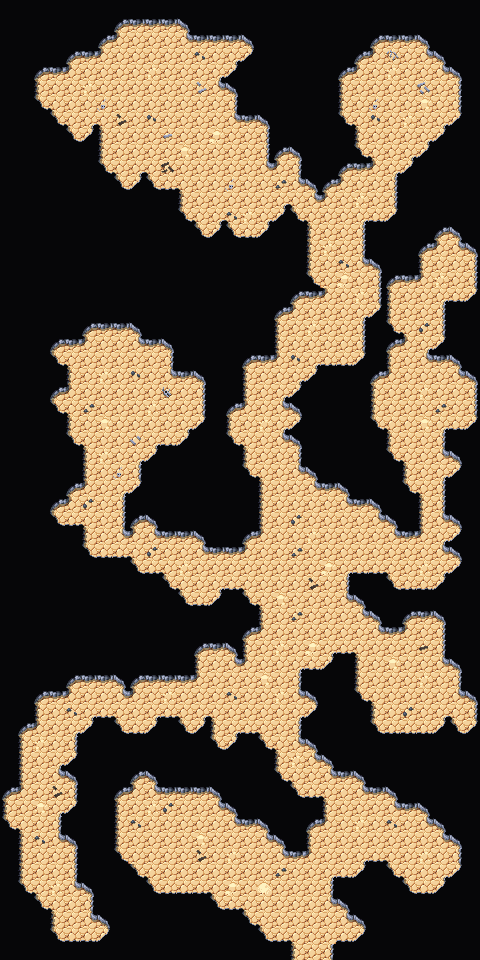

This is a level from a 2D game, rendered from its Tiled map with the project's own tilesets. A one-line summary and the map file follow, with tile-layer data summarised:
An orthogonal 30x60 tile map with 16x16 px tiles, 3 tile layers (Background, Walls, Clutter), 2 tilesets and 19 objects.

<map version="1.10" tiledversion="1.10.1" orientation="orthogonal" renderorder="right-down" width="30" height="60" tilewidth="16" tileheight="16" infinite="0" nextlayerid="6" nextobjectid="94">
 <editorsettings>
  <export target="wastetown..tmx" format="tmx" />
 </editorsettings>
 <tileset firstgid="1" source="../../../../../common/maps/tileset/main.tsx" />
 <tileset firstgid="10113" source="../../../../../common/maps/tileset/buildings.tsx" />
 <layer id="1" name="Background" width="30" height="60">
  <data>[1800 cells, 1800 non-empty, 2 distinct tile ids]</data>
 </layer>
 <layer id="2" name="Walls" width="30" height="60">
  <data>[1800 cells, 1416 non-empty, 32 distinct tile ids]</data>
 </layer>
 <layer id="3" name="Clutter" width="30" height="60">
  <properties>
   <property name="spriteLayer" type="bool" value="true" />
  </properties>
  <data>[1800 cells, 40 non-empty, 10 distinct tile ids]</data>
 </layer>
 <objectgroup id="4" name="Objects">
  <object id="74" template="../../../../../common/maps/obj/treasure.tx" x="150.833" y="44.3333" />
  <object id="75" template="../../../../../common/maps/obj/treasure.tx" x="103.417" y="347.25" />
  <object id="77" template="../../../../../common/maps/obj/gold.tx" x="132.333" y="42.25" />
  <object id="78" template="../../../../../common/maps/obj/gold.tx" x="56.6667" y="936.667" />
  <object id="79" template="../../../../../common/maps/obj/gold.tx" x="442.667" y="270" />
  <object id="80" template="../../../../../common/maps/obj/enemy.tx" x="153.334" y="109.667">
   <properties>
    <property name="displayNameOverride" value="Mother Troll" />
    <property name="enemy" value="Mountain Ogre" />
    <property name="threatRange" type="int" value="50" />
   </properties>
  </object>
  <object id="81" template="../../../../../common/maps/obj/enemy.tx" x="109.333" y="414">
   <properties>
    <property name="enemy" value="Troll" />
    <property name="threatRange" type="int" value="50" />
   </properties>
  </object>
  <object id="82" template="../../../../../common/maps/obj/enemy.tx" x="391.166" y="126.167">
   <properties>
    <property name="enemy" value="Cloaker" />
    <property name="threatRange" type="int" value="50" />
   <property name="effect">{ "startBattleWithCard": [ "Megrim|STH" ] }</property></properties>
  </object>
  <object id="83" template="../../../../../common/maps/obj/door_up.tx" x="304.75" y="959.083">
   <properties>
    <property name="teleport" value="../Shandalar Old Border/maps/map/cave/cave_multilevel_3/cave_21C.tmx" />
    <property name="teleportObjectId" value="67" />
   </properties>
  </object>
  <object id="84" template="../../../../../common/maps/obj/enemy.tx" x="327.333" y="278.666">
   <properties>
    <property name="enemy" value="Troll" />
    <property name="threatRange" type="int" value="50" />
    <property name="waypoints" value="89,88,90,91,92,93,92,91,90,88" />
   </properties>
  </object>
  <object id="85" template="../../../../../common/maps/obj/enemy.tx" x="417.333" y="410.667">
   <properties>
    <property name="enemy" value="Troll" />
    <property name="threatRange" type="int" value="50" />
   </properties>
  </object>
  <object id="86" template="../../../../../common/maps/obj/manashards.tx" x="51.3333" y="97.3333" />
  <object id="87" template="../../../../../common/maps/obj/booster.tx" x="392" y="86.6667">
   <properties>
    <property name="reward">[
  {
    "editions": [ "USG", "ULG", "UDS" ],
    "type": "card",
    "count": 10,
    "rarity": [ "Common" ]
  },
  {
    "editions": [ "USG", "ULG", "UDS" ],
    "type": "card",
    "count": 3,
    "rarity": [ "Uncommon" ]
  },
  {
    "editions": [ "USG", "ULG", "UDS" ],
    "type": "card",
    "count": 3,
    "rarity": [ "Rare" ]
  }
]
</property>
   </properties>
  </object>
  <object id="88" template="../../../../../common/maps/obj/waypoint.tx" x="330.667" y="350.667" />
  <object id="89" template="../../../../../common/maps/obj/waypoint.tx" x="336" y="206" />
  <object id="90" template="../../../../../common/maps/obj/waypoint.tx" x="286" y="367.333" />
  <object id="91" template="../../../../../common/maps/obj/waypoint.tx" x="254" y="405.333" />
  <object id="92" template="../../../../../common/maps/obj/waypoint.tx" x="279.333" y="538" />
  <object id="93" template="../../../../../common/maps/obj/waypoint.tx" x="298" y="650.667" />
 </objectgroup>
</map>
